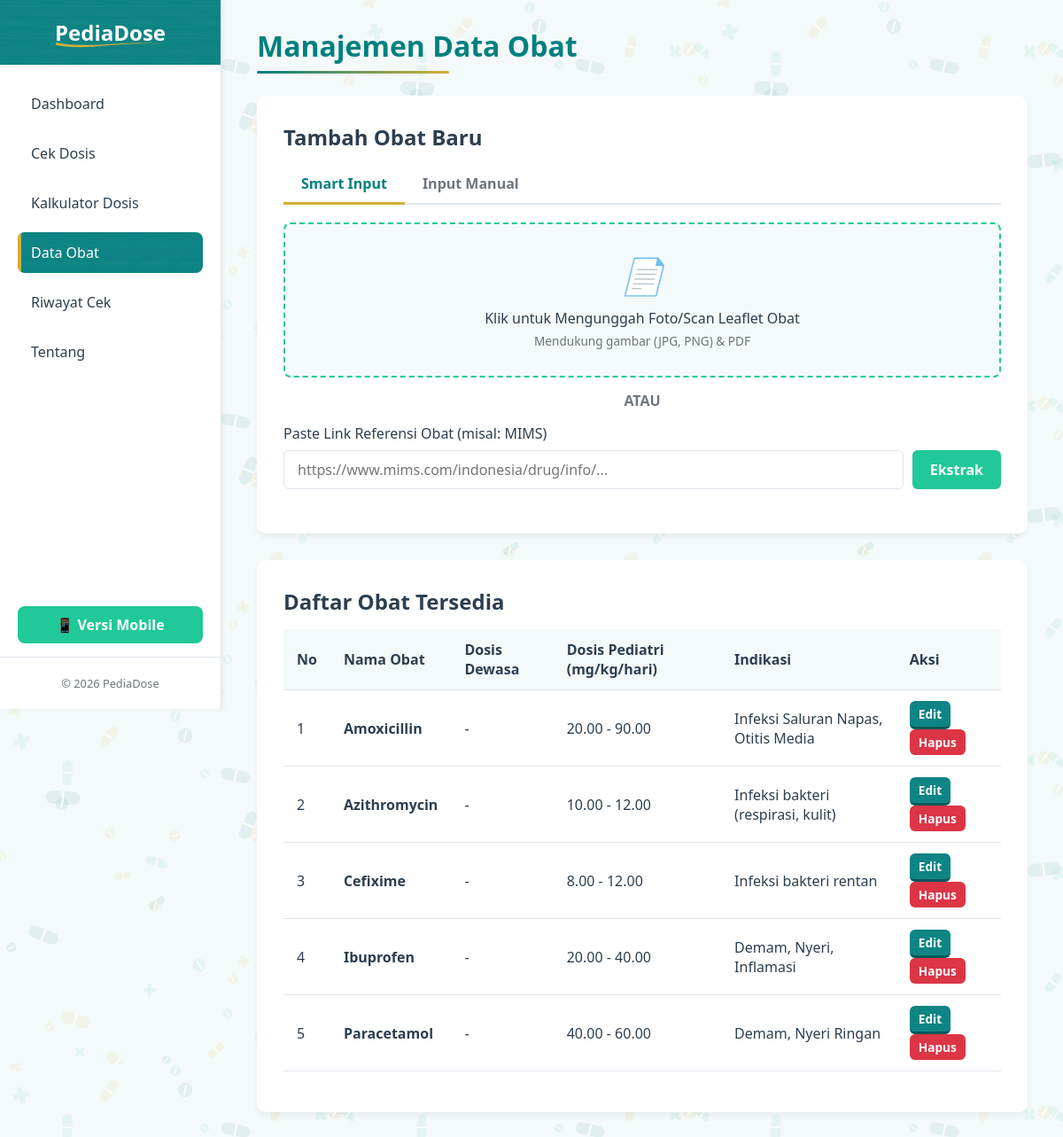
/drugs.php, run on the app's committed database.
### tables this page shows
CREATE TABLE `drugs` (
  `id` int(11) NOT NULL AUTO_INCREMENT,
  `nama_obat` varchar(255) NOT NULL,
  `diagnosis` varchar(255) DEFAULT NULL,
  `dosis_dewasa` varchar(255) DEFAULT NULL,
  `dosis_dewasa_satuan` varchar(50) DEFAULT 'mg',
  `min_mg_per_kg_per_day` decimal(10,2) NOT NULL,
  `max_mg_per_kg_per_day` decimal(10,2) NOT NULL,
  `catatan` text DEFAULT NULL,
  PRIMARY KEY (`id`)
);

### drugs.php (the view, shortened to what this page needs)
<?php
require_once 'db.php';
$editDrug = null;
$stmt = $pdo->query("SELECT * FROM drugs ORDER BY nama_obat ASC");
$drugs = $stmt->fetchAll();
?>
<!DOCTYPE html>
<html lang="id">
<head>
    <link rel="stylesheet" href="assets/css/style.css?v=<?= time() ?>">
</head>
<body>
    <div class="sidebar">
        <div class="sidebar-header">
            <h2>PediaDose</h2>
        </div>
        <ul class="sidebar-menu">
            <li><a href="index.php">Dashboard</a></li>
            <li><a href="check.php">Cek Dosis</a></li>
            <li><a href="kalkulator.php">Kalkulator Dosis</a></li>
            <li><a href="drugs.php" class="active">Data Obat</a></li>
            <li><a href="history.php">Riwayat Cek</a></li>
            <li><a href="about.php">Tentang</a></li>
        </ul>
        <div style="padding: 15px 20px;">
            <a href="mobile/drugs.php" style="display: block; background: var(--secondary-blue); color: white; text-align: center; padding: 10px; border-radius: 8px; text-decoration: none; font-weight: bold;">📱 Versi Mobile</a>
        </div>
        <div class="sidebar-footer">
            <p>&copy; 2026 PediaDose</p>
        </div>
    </div>
    <div class="main-content">
        <h1 class="page-title">Manajemen Data Obat</h1>
        <div class="card">
            <h2><?= $editDrug ? 'Edit Data Obat' : 'Tambah Obat Baru' ?></h2>
            <?php if (!$editDrug): ?>
            <div class="tabs" style="margin-top: 15px;">
                <button type="button" class="tab-btn active" id="btn-smart" onclick="switchTab('smart')">Smart Input</button>
                <button type="button" class="tab-btn" id="btn-manual" onclick="switchTab('manual')">Input Manual</button>
            </div>
            <div id="tab-smart" class="tab-content active">
                <div class="file-upload-area" onclick="document.getElementById('leaflet_upload').click()">
                    <i style="font-size: 2.5rem; display: block; margin-bottom: 10px;">📄</i>
                    <p>Klik untuk Mengunggah Foto/Scan Leaflet Obat</p>
                    <p style="font-size: 0.85rem; color: var(--text-muted); margin-top: 5px;">Mendukung gambar (JPG, PNG) & PDF</p>
                </div>
                <div style="text-align: center; margin: 15px 0; color: var(--text-muted); font-weight: bold;">ATAU</div>
                <div class="form-group">
                    <label>Paste Link Referensi Obat (misal: MIMS)</label>
                    <div style="display: flex; gap: 10px;">
                        <input type="text" id="mims_url" class="form-control" placeholder="https://www.mims.com/indonesia/drug/info/...">
                        <button type="button" class="btn" style="background: var(--secondary-blue); color: white;" onclick="extractData('url')">Ekstrak</button>
                    </div>
                </div>
            </div>
            <?php endif; ?>
        </div>
        <div class="card">
            <h2>Daftar Obat Tersedia</h2>
            <div class="table-responsive" style="margin-top: 15px;">
                <table class="table">
                    <thead>
                        <tr>
                            <th>No</th>
                            <th>Nama Obat</th>
                            <th>Dosis Dewasa</th>
                            <th>Dosis Pediatri (mg/kg/hari)</th>
                            <th>Indikasi</th>
                            <th>Aksi</th>
                        </tr>
                    </thead>
                    <tbody>
                        <?php foreach($drugs as $index => $drug): ?>
                        <tr>
                            <td><?= $index + 1 ?></td>
                            <td><strong><?= $drug['nama_obat'] ?></strong></td>
                            <td><?= $drug['dosis_dewasa'] ? $drug['dosis_dewasa'] . ' ' . $drug['dosis_dewasa_satuan'] : '-' ?></td>
                            <td><?= $drug['min_mg_per_kg_per_day'] ?> - <?= $drug['max_mg_per_kg_per_day'] ?></td>
                            <td><?= $drug['diagnosis'] ?></td>
                            <td>
                                <a href="drugs.php?edit=<?= $drug['id'] ?>" class="btn btn-sm btn-primary">Edit</a>
                                <a href="drugs.php?delete=<?= $drug['id'] ?>" class="btn btn-sm btn-danger btn-delete">Hapus</a>
                            </td>
                        </tr>
                        <?php endforeach; ?>
                    </tbody>
                </table>
            </div>
        </div>
    </div>
</body>
</html>

### assets/css/style.css (style rules this page uses)
:root { --primary-blue: #008080; --secondary-blue: #20c997; --accent-gold: #D4AF37; --light-bg: #f4f9f9; --sidebar-bg: #ffffff; --text-dark: #2c3e50; --text-muted: #6c757d; --border-color: #e0e6ed; --alert-green: #d4edda; --alert-green-text: #155724; --alert-green-border: #c3e6cb; --alert-yellow: #fff3cd; --alert-yellow-text: #856404; --alert-yellow-border: #ffeeba; --alert-red: #f8d7da; --alert-red-text: #721c24; --alert-red-border: #f5c6cb; }
* { margin: 0; padding: 0; box-sizing: border-box; font-family: 'Segoe UI', Tahoma, Geneva, Verdana, sans-serif; }
body { background-color: var(--light-bg); color: var(--text-dark); display: flex; min-height: 100vh; }
.sidebar { width: 250px; background-color: var(--sidebar-bg); border-right: 1px solid var(--border-color); display: flex; flex-direction: column; box-shadow: 2px 0 5px rgba(0,0,0,0.05); position: fixed; height: 100vh; }
.sidebar-header { padding: 20px; background-color: var(--primary-blue); border-bottom: 1px solid var(--border-color); text-align: center; }
.sidebar-header h2 { color: white; font-size: 1.5rem; display: inline-block; position: relative; z-index: 1; }
.sidebar-header h2::after { content: ''; position: absolute; left: -5px; right: -5px; bottom: -10px; height: 25px; z-index: -1; background-size: 100% 100%; }
.sidebar-menu { list-style: none; padding: 20px 0; flex-grow: 1; }
.sidebar-menu li { padding: 0 20px; margin-bottom: 10px; }
.sidebar-menu a { text-decoration: none; color: var(--text-dark); display: block; padding: 12px 15px; border-radius: 8px; transition: all 0.3s ease; font-weight: 500; position: relative; overflow: hidden; }
.sidebar-menu a:hover, .sidebar-menu a.active { background-color: var(--primary-blue); color: white; }
.sidebar-menu a.active::before { content: ''; position: absolute; left: 0; top: 0; bottom: 0; width: 4px; background-color: var(--accent-gold); border-radius: 4px 0 0 4px; }
.sidebar-footer { padding: 20px; border-top: 1px solid var(--border-color); font-size: 0.8rem; color: var(--text-muted); text-align: center; }
.main-content { flex-grow: 1; margin-left: 250px; padding: 30px 40px; }
.page-title { margin-bottom: 25px; color: var(--primary-blue); padding-bottom: 10px; display: inline-block; position: relative; }
.page-title::after { content: ''; position: absolute; bottom: 0; left: 0; width: 60%; height: 3px; background: linear-gradient(to right, var(--primary-blue), var(--accent-gold)); border-radius: 3px; }
.card { background-color: white; padding: 30px; border-radius: 10px; box-shadow: 0 4px 6px rgba(0,0,0,0.05); margin-bottom: 30px; }
.form-group { margin-bottom: 20px; }
.form-group label { display: block; margin-bottom: 8px; font-weight: 500; color: var(--text-dark); }
.form-control { width: 100%; padding: 10px 15px; border: 1px solid var(--border-color); border-radius: 6px; font-size: 1rem; transition: border-color 0.3s; }
.btn { padding: 10px 20px; border: none; border-radius: 6px; cursor: pointer; font-size: 1rem; font-weight: bold; transition: background-color 0.3s; text-decoration: none; display: inline-block; }
.btn-primary { background-color: var(--primary-blue); color: white; position: relative; border-bottom: 3px solid #005959; }
.btn-danger { background-color: #dc3545; color: white; }
.btn-sm { padding: 5px 10px; font-size: 0.85rem; }
.table-responsive { overflow-x: auto; }
.table { width: 100%; border-collapse: collapse; margin-bottom: 1rem; background-color: white; }
.table th, .table td { padding: 12px 15px; border-bottom: 1px solid var(--border-color); text-align: left; }
.table th { background-color: var(--light-bg); color: var(--text-dark); font-weight: bold; }
.tabs { display: flex; border-bottom: 2px solid var(--border-color); margin-bottom: 20px; }
.tab-btn { padding: 10px 20px; background: none; border: none; cursor: pointer; font-size: 1rem; font-weight: bold; color: var(--text-muted); border-bottom: 3px solid transparent; margin-bottom: -2px; transition: all 0.3s; }
.tab-btn.active { color: var(--primary-blue); border-bottom-color: var(--accent-gold); }
.tab-content { display: none; }
.tab-content.active { display: block; }
.file-upload-area { border: 2px dashed var(--secondary-blue); background-color: var(--light-bg); padding: 30px; text-align: center; border-radius: 8px; cursor: pointer; margin-bottom: 15px; transition: background-color 0.3s; }
.file-upload-area i { font-size: 2rem; color: var(--secondary-blue); margin-bottom: 10px; display: block; }

### data on the page
drugs: nama_obat "Amoxicillin", min_mg_per_kg_per_day "20.00", max_mg_per_kg_per_day "90.00", diagnosis "Infeksi Saluran Napas, Otitis Media"
drugs: nama_obat "Azithromycin", min_mg_per_kg_per_day "10.00", max_mg_per_kg_per_day "12.00", diagnosis "Infeksi bakteri (respirasi, kulit)"
drugs: nama_obat "Cefixime", min_mg_per_kg_per_day "8.00", max_mg_per_kg_per_day "12.00", diagnosis "Infeksi bakteri rentan"
drugs: nama_obat "Ibuprofen", min_mg_per_kg_per_day "20.00", max_mg_per_kg_per_day "40.00", diagnosis "Demam, Nyeri, Inflamasi"
drugs: nama_obat "Paracetamol", min_mg_per_kg_per_day "40.00", max_mg_per_kg_per_day "60.00", diagnosis "Demam, Nyeri Ringan"
